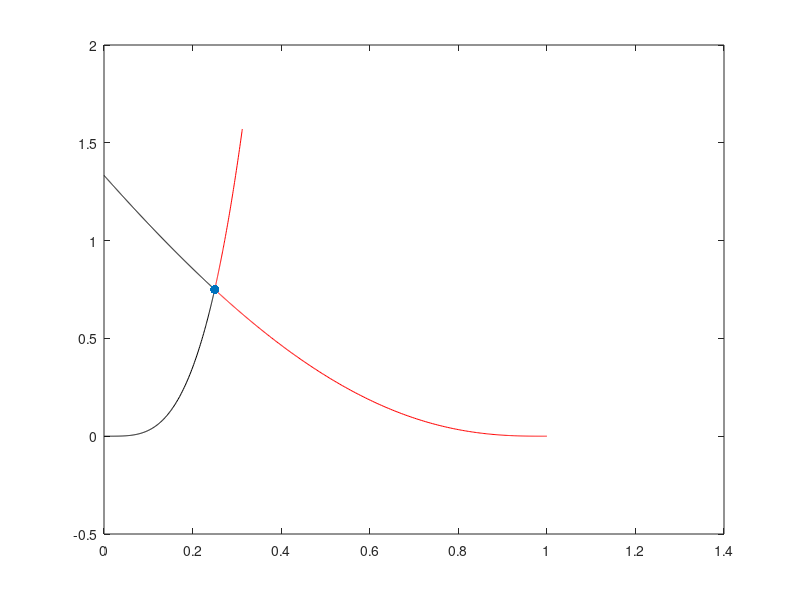

Write the MATLAB code that produced this figure.
% numerical calculation of separatrix from Seydel, 1994
% example using Duffing equation
function w = separatrixSeydel()
% ys1 = [0;0];
% ys2 = [1;0];
% ys3 = [-1;0];
ys1 = [1/4;3/4];
% calculation of jacobian
% J = jacobian(ys1);
J = randomJac(ys1);

% calculation of eigen values
[w,lambda] = eig(J);
lambda = diag(lambda);
w(:,1) = w(:,1)./w(1,1);
w(:,2) = w(:,2)./w(2,2);

% initial points
eps = 1e-4;
z = ys1+eps*w(:,2);

opts = odeset('RelTol',1e-10,'AbsTol',1e-8);
% integrate forward in time
[tf,xaf] = ode45(@randomeq,[0,100],z,opts);
plot(xaf(:,1),xaf(:,2),'r');
hold on

% integrated backward in time
[tb,xab] = ode45(@randomeq,[0,-3],z,opts);
plot(xab(:,1),xab(:,2),'r');

z = ys1-eps*w(:,1);
% integrate forward in time
[tf,xaf] = ode45(@randomeq,[0,100],z,opts);
plot(xaf(:,1),xaf(:,2),'k');
hold on

% integrated backward in time
[tb,xab] = ode45(@randomeq,[0,-40],z,opts);
plot(xab(:,1),xab(:,2),'k');
plot(ys1(1),ys1(2),'LineStyle','none','Marker','.','MarkerSize',20)


end

function dy = duffing(t,y)
% d2y + dy - y + y^3 = 0
% dy1 = y2
% dy2 = y1-y1^3-y2

dy = zeros(2,1);
dy(1) = y(2);
dy(2) = y(1)-y(1)^3-y(2);
end

function dy = randomeq(t,y)
dy = zeros(2,1);
dy(1) = (1-y(1)-y(2))*y(1);
dy(2) = (4-7*y(1)-3*y(2))*y(2);
end

function Jy = jacobian(y)
Jy = [0 1;1-3*y(1)^2 -1];
end

function Jy = randomJac(y)
Jy = [1-2*y(1)-y(2) -y(1);-7*y(2) 4-7*y(1)-6*y(2)];
end

function w = eigenvector(Jy,lambda)
A = Jy-lambda*eye(2);
b = zeros(2,1);
w = A\b;
end